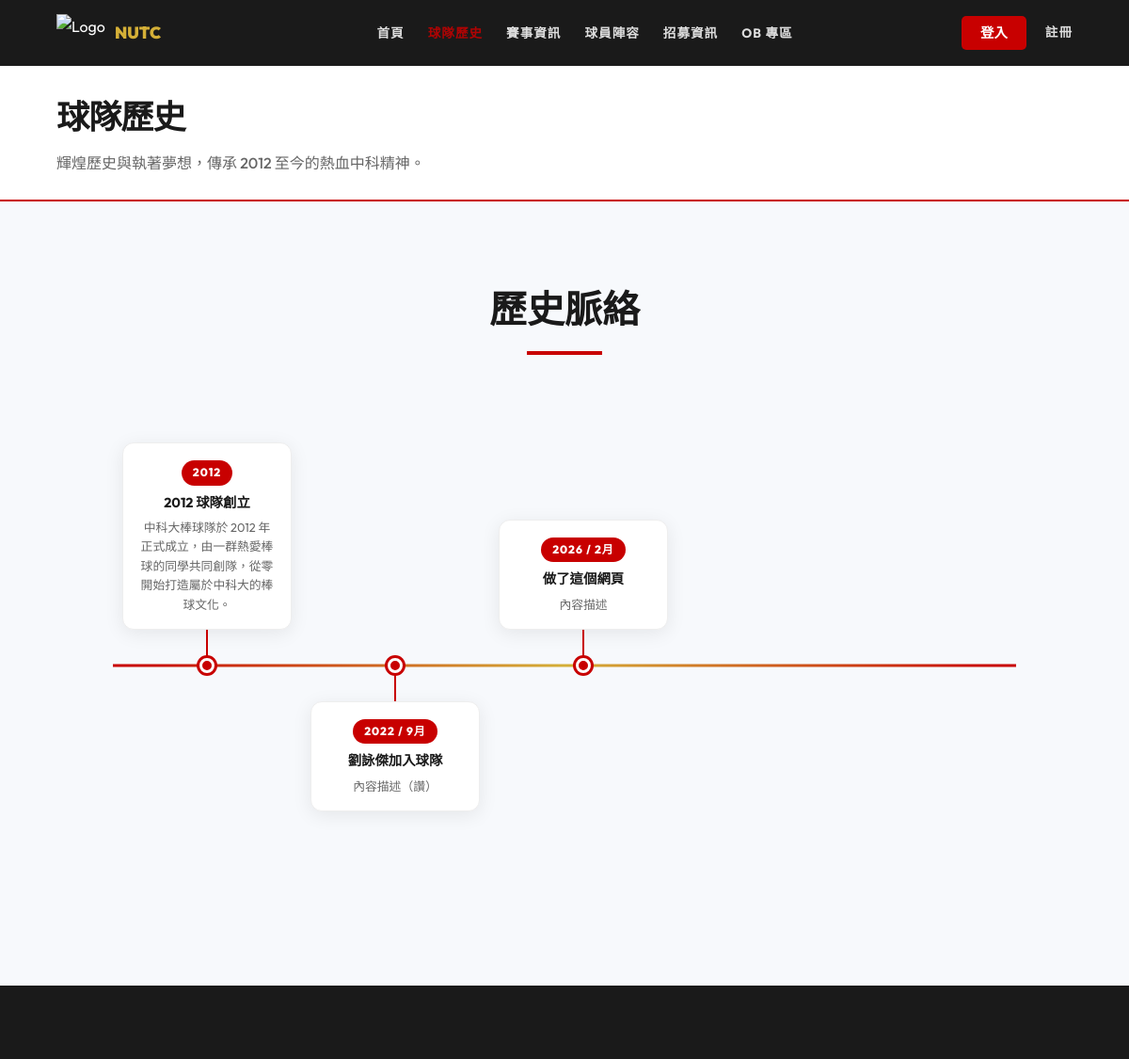
The page /about.php (upper part) on the database as committed earlier.
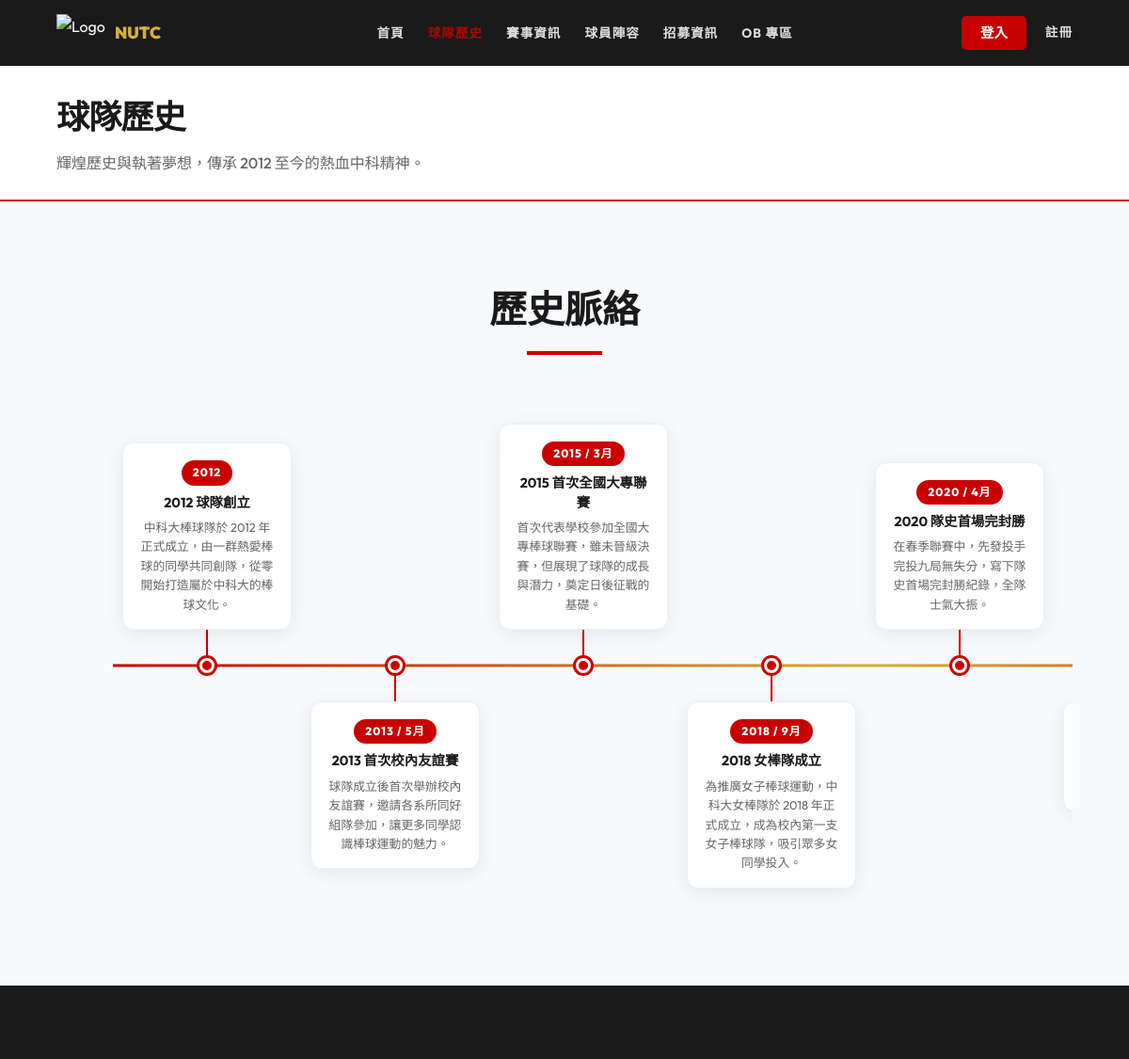
The same page on the database as committed later.
### tables this page shows
CREATE TABLE `teamhistory` (
  `History_Id` int(11) NOT NULL COMMENT '紀錄識別碼',
  `Team_Id` int(11) NOT NULL COMMENT '關聯 Team.team_Id',
  `title` varchar(100) NOT NULL COMMENT '標題',
  `content` text DEFAULT NULL COMMENT '詳細簡介內容',
  `start_year` int(11) DEFAULT NULL COMMENT '起始年份',
  `month` int(2) DEFAULT NULL
);

### includes/Database.php (called while the page is built, shortened)
<?php
class Database {
    private $pdo;
    public function __construct() {
        $host = 'localhost';
        $db   = 'baseball_web';
        $user = 'root';
        $pass = '';
        $charset = 'utf8mb4';
        $dsn = "mysql:host=$host;port=3306;dbname=$db;charset=$charset";
        $options = [
            PDO::ATTR_ERRMODE            => PDO::ERRMODE_EXCEPTION,
            PDO::ATTR_DEFAULT_FETCH_MODE => PDO::FETCH_ASSOC,
            PDO::ATTR_EMULATE_PREPARES   => false,
        ];
        try {
            $this->pdo = new PDO($dsn, $user, $pass, $options);
            $stmt = $this->pdo->query("DESCRIBE `player_game_details`");
            $cols = $stmt->fetchAll(PDO::FETCH_COLUMN);
            $stmt = $this->pdo->query("SHOW COLUMNS FROM `member` LIKE 'role'");
            $roleCol = $stmt->fetch();
        } catch (\PDOException $e) {
            throw new \PDOException($e->getMessage(), (int)$e->getCode());
        }
    }
    public function getAll($table) {
        $stmt = $this->pdo->query("SELECT * FROM `$table`");
        return $stmt->fetchAll();
    }
}

### includes/config.php (called while the page is built, shortened)
<?php
require_once 'Database.php';
$db = new Database();
if (empty($db->getAll('teamhistory'))) {
    $historyData = [
        ['Team_Id' => 1, 'start_year' => 2012, 'title' => '2012 球隊創立', 'content' => '中科大棒球隊於 2012 年正式成立，由一群熱愛棒球的同學共同創隊，從零開始打造屬於中科大的棒球文化。'],
        ['Team_Id' => 1, 'start_year' => 2015, 'title' => '2015 首次全國賽', 'content' => '首次代表學校參加全國大專棒球聯賽，雖未晉級，但展現了球隊的成長與潛力，奠定日後征戰的基礎。'],
        ['Team_Id' => 1, 'start_year' => 2018, 'title' => '2018 女棒隊成立', 'content' => '為推廣女子棒球運動，中科大女棒隊於 2018 年正式成立，成為校內第一支女子棒球隊，吸引眾多女同學投入。'],
        ['Team_Id' => 1, 'start_year' => 2022, 'title' => '2022 聯賽佳績', 'content' => '在全國大專棒球聯賽中取得隊史最佳成績，球員們的努力與付出獲得肯定，激勵全隊持續向上。'],
    ];
    foreach ($historyData as $h) {
        $db->insert('teamhistory', $h);
    }
}

### about.php (the view, shortened to what this page needs)
<?php
require_once 'includes/header.php';
$histories = $db->getAll('teamhistory');
usort($histories, function($a, $b) {
    if ($a['start_year'] == $b['start_year']) {
        return (int)($a['month'] ?? 0) <=> (int)($b['month'] ?? 0);
    }
    return $a['start_year'] <=> $b['start_year'];
});
?>
<div class="page-header">
    <h1>球隊歷史</h1>
    <p>輝煌歷史與執著夢想，傳承 2012 至今的熱血中科精神。</p>
</div>
<section class="about-section-1">
    <div class="container">
        <div class="section-title">
            <h2>歷史脈絡</h2>
        </div>
        <div class="timeline-wrapper">
            <div class="timeline-container">
                <?php foreach ($histories as $index => $h): ?>
                    <div class="timeline-item">
                        <div class="timeline-card">
                            <div class="timeline-year">
                                <?= (int)$h['start_year'] ?>
                                <?php if (!empty($h['month'])): ?>
                                    <span>/ <?= (int)$h['month'] ?>月</span>
                                <?php endif; ?>
                            </div>
                            <h3><?= htmlspecialchars($h['title']) ?></h3>
                            <p><?= nl2br(htmlspecialchars($h['content'])) ?></p>
                        </div>
                        <div class="timeline-connector"></div>
                        <div class="timeline-dot"></div>
                    </div>
                <?php endforeach; ?>
            </div>
        </div>
    </div>
</section>
<section class="about-dark-section">
</section>
<?php require_once 'includes/footer.php'; ?>

Rows that differ between the two databases and show on the page:
no longer on this page (row unchanged): teamhistory: start_year "2022", month "9", title "劉詠傑加入球隊", content "內容描述（讚）"
no longer on this page (row edited): teamhistory: start_year "2026", month "2", title "做了這個網頁", content "內容描述"
added teamhistory: start_year "2013", month "5", title "2013 首次校內友誼賽", content "球隊成立後首次舉辦校內友誼賽，邀請各系所同好組隊參加，讓更多同學認識棒球運動的魅力。"
added teamhistory: start_year "2015", month "3", title "2015 首次全國大專聯賽", content "首次代表學校參加全國大專棒球聯賽，雖未晉級決賽，但展現了球隊的成長與潛力，奠定日後征戰的基礎。"
added teamhistory: start_year "2018", month "9", title "2018 女棒隊成立", content "為推廣女子棒球運動，中科大女棒隊於 2018 年正式成立，成為校內第一支女子棒球隊，吸引眾多女同學投入。"
added teamhistory: start_year "2020", month "4", title "2020 隊史首場完封勝", content "在春季聯賽中，先發投手完投九局無失分，寫下隊史首場完封勝紀錄，全隊士氣大振。"
